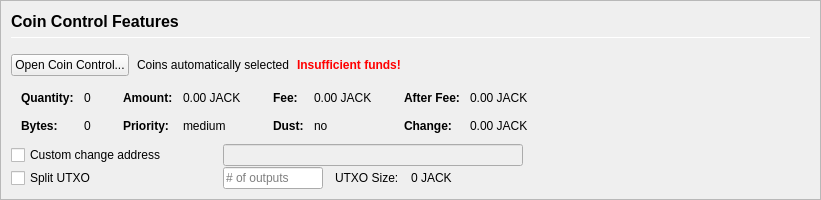
         <widget class="QFrame" name="frameCoinControl">
          <property name="sizePolicy">
           <sizepolicy hsizetype="Expanding" vsizetype="Expanding">
            <horstretch>0</horstretch>
            <verstretch>0</verstretch>
           </sizepolicy>
          </property>
          <property name="maximumSize">
           <size>
            <width>16777215</width>
            <height>16777215</height>
           </size>
          </property>
          <property name="frameShape">
           <enum>QFrame::StyledPanel</enum>
          </property>
          <property name="frameShadow">
           <enum>QFrame::Sunken</enum>
          </property>
          <layout class="QVBoxLayout" name="verticalLayoutCoinControl2">
           <property name="spacing">
            <number>0</number>
           </property>
           <property name="margin">
            <number>0</number>
           </property>
           <item>
            <widget class="QFrame" name="frameCoinControl_BG">
             <layout class="QVBoxLayout" name="verticalLayoutCoinControl" stretch="0,0,0,0,0,0">
              <property name="spacing">
               <number>1</number>
              </property>
              <property name="leftMargin">
               <number>10</number>
              </property>
              <property name="topMargin">
               <number>10</number>
              </property>
              <item>
               <layout class="QHBoxLayout" name="horizontalLayoutCoinControl1">
                <property name="bottomMargin">
                 <number>15</number>
                </property>
                <item>
                 <layout class="QVBoxLayout" name="verticalLayout_3">
                  <property name="spacing">
                   <number>6</number>
                  </property>
                  <item>
                   <widget class="QLabel" name="labelCoinControlFeatures">
                    <property name="sizePolicy">
                     <sizepolicy hsizetype="Preferred" vsizetype="Maximum">
                      <horstretch>0</horstretch>
                      <verstretch>0</verstretch>
                     </sizepolicy>
                    </property>
                    <property name="minimumSize">
                     <size>
                      <width>0</width>
                      <height>20</height>
                     </size>
                    </property>
                    <property name="font">
                     <font>
                      <pointsize>12</pointsize>
                      <weight>75</weight>
                      <bold>true</bold>
                     </font>
                    </property>
                    <property name="styleSheet">
                     <string notr="true">font-weight:bold;</string>
                    </property>
                    <property name="text">
                     <string>Coin Control Features</string>
                    </property>
                   </widget>
                  </item>
                  <item>
                   <widget class="Line" name="line">
                    <property name="minimumSize">
                     <size>
                      <width>0</width>
                      <height>1</height>
                     </size>
                    </property>
                    <property name="maximumSize">
                     <size>
                      <width>16777215</width>
                      <height>1</height>
                     </size>
                    </property>
                    <property name="orientation">
                     <enum>Qt::Horizontal</enum>
                    </property>
                   </widget>
                  </item>
                 </layout>
                </item>
               </layout>
              </item>
              <item>
               <layout class="QHBoxLayout" name="horizontalLayoutCoinControl2" stretch="0,0,0,0">
                <property name="spacing">
                 <number>8</number>
                </property>
                <property name="bottomMargin">
                 <number>10</number>
                </property>
                <item>
                 <widget class="QPushButton" name="pushButtonCoinControl">
                  <property name="styleSheet">
                   <string notr="true"/>
                  </property>
                  <property name="text">
                   <string>Open Coin Control...</string>
                  </property>
                  <property name="autoDefault">
                   <bool>false</bool>
                  </property>
                 </widget>
                </item>
                <item>
                 <widget class="QLabel" name="labelCoinControlAutomaticallySelected">
                  <property name="text">
                   <string>Coins automatically selected</string>
                  </property>
                  <property name="margin">
                   <number>5</number>
                  </property>
                 </widget>
                </item>
                <item>
                 <widget class="QLabel" name="labelCoinControlInsuffFunds">
                  <property name="font">
                   <font>
                    <weight>75</weight>
                    <bold>true</bold>
                   </font>
                  </property>
                  <property name="styleSheet">
                   <string notr="true">color:red;font-weight:bold;</string>
                  </property>
                  <property name="text">
                   <string>Insufficient funds!</string>
                  </property>
                  <property name="margin">
                   <number>5</number>
                  </property>
                 </widget>
                </item>
                <item>
                 <spacer name="horizontalSpacerCoinControl">
                  <property name="orientation">
                   <enum>Qt::Horizontal</enum>
                  </property>
                  <property name="sizeHint" stdset="0">
                   <size>
                    <width>40</width>
                    <height>1</height>
                   </size>
                  </property>
                 </spacer>
                </item>
               </layout>
              </item>
              <item>
               <widget class="QWidget" name="widgetCoinControl" native="true">
                <property name="sizePolicy">
                 <sizepolicy hsizetype="Preferred" vsizetype="Preferred">
                  <horstretch>0</horstretch>
                  <verstretch>0</verstretch>
                 </sizepolicy>
                </property>
                <property name="minimumSize">
                 <size>
                  <width>0</width>
                  <height>0</height>
                 </size>
                </property>
                <property name="styleSheet">
                 <string notr="true"/>
                </property>
                <layout class="QHBoxLayout" name="horizontalLayoutCoinControl5">
                 <property name="margin">
                  <number>0</number>
                 </property>
                 <item>
                  <layout class="QHBoxLayout" name="horizontalLayoutCoinControl3" stretch="0,0,0,1">
                   <property name="spacing">
                    <number>20</number>
                   </property>
                   <property name="topMargin">
                    <number>0</number>
                   </property>
                   <property name="bottomMargin">
                    <number>10</number>
                   </property>
                   <item>
                    <layout class="QFormLayout" name="formLayoutCoinControl1">
                     <property name="horizontalSpacing">
                      <number>10</number>
                     </property>
                     <property name="verticalSpacing">
                      <number>14</number>
                     </property>
                     <property name="leftMargin">
                      <number>10</number>
                     </property>
                     <property name="topMargin">
                      <number>4</number>
                     </property>
                     <property name="rightMargin">
                      <number>6</number>
                     </property>
                     <item row="0" column="0">
                      <widget class="QLabel" name="labelCoinControlQuantityText">
                       <property name="font">
                        <font>
                         <weight>75</weight>
                         <bold>true</bold>
                        </font>
                       </property>
                       <property name="text">
                        <string>Quantity:</string>
                       </property>
                       <property name="margin">
                        <number>0</number>
                       </property>
                      </widget>
                     </item>
                     <item row="0" column="1">
                      <widget class="QLabel" name="labelCoinControlQuantity">
                       <property name="cursor">
                        <cursorShape>IBeamCursor</cursorShape>
                       </property>
                       <property name="contextMenuPolicy">
                        <enum>Qt::ActionsContextMenu</enum>
                       </property>
                       <property name="text">
                        <string notr="true">0</string>
                       </property>
                       <property name="margin">
                        <number>0</number>
                       </property>
                       <property name="textInteractionFlags">
                        <set>Qt::LinksAccessibleByMouse|Qt::TextSelectableByKeyboard|Qt::TextSelectableByMouse</set>
                       </property>
                      </widget>
                     </item>
                     <item row="1" column="0">
                      <widget class="QLabel" name="labelCoinControlBytesText">
                       <property name="font">
                        <font>
                         <weight>75</weight>
                         <bold>true</bold>
                        </font>
                       </property>
                       <property name="text">
                        <string>Bytes:</string>
                       </property>
                      </widget>
                     </item>
                     <item row="1" column="1">
                      <widget class="QLabel" name="labelCoinControlBytes">
                       <property name="cursor">
                        <cursorShape>IBeamCursor</cursorShape>
                       </property>
                       <property name="contextMenuPolicy">
                        <enum>Qt::ActionsContextMenu</enum>
                       </property>
                       <property name="text">
                        <string notr="true">0</string>
                       </property>
                       <property name="textInteractionFlags">
                        <set>Qt::LinksAccessibleByMouse|Qt::TextSelectableByKeyboard|Qt::TextSelectableByMouse</set>
                       </property>
                      </widget>
                     </item>
                    </layout>
                   </item>
                   <item>
                    <layout class="QFormLayout" name="formLayoutCoinControl2">
                     <property name="horizontalSpacing">
                      <number>10</number>
                     </property>
                     <property name="verticalSpacing">
                      <number>14</number>
                     </property>
                     <property name="leftMargin">
                      <number>6</number>
                     </property>
                     <property name="topMargin">
                      <number>4</number>
                     </property>
                     <property name="rightMargin">
                      <number>6</number>
                     </property>
                     <item row="0" column="0">
                      <widget class="QLabel" name="labelCoinControlAmountText">
                       <property name="font">
                        <font>
                         <weight>75</weight>
                         <bold>true</bold>
                        </font>
                       </property>
                       <property name="text">
                        <string>Amount:</string>
                       </property>
                       <property name="margin">
                        <number>0</number>
                       </property>
                      </widget>
                     </item>
                     <item row="0" column="1">
                      <widget class="QLabel" name="labelCoinControlAmount">
                       <property name="cursor">
                        <cursorShape>IBeamCursor</cursorShape>
                       </property>
                       <property name="contextMenuPolicy">
                        <enum>Qt::ActionsContextMenu</enum>
                       </property>
                       <property name="text">
                        <string notr="true">0.00 JACK</string>
                       </property>
                       <property name="textInteractionFlags">
                        <set>Qt::LinksAccessibleByMouse|Qt::TextSelectableByKeyboard|Qt::TextSelectableByMouse</set>
                       </property>
                      </widget>
                     </item>
                     <item row="1" column="0">
                      <widget class="QLabel" name="labelCoinControlPriorityText">
                       <property name="font">
                        <font>
                         <weight>75</weight>
                         <bold>true</bold>
                        </font>
                       </property>
                       <property name="text">
                        <string>Priority:</string>
                       </property>
                      </widget>
                     </item>
                     <item row="1" column="1">
                      <widget class="QLabel" name="labelCoinControlPriority">
                       <property name="cursor">
                        <cursorShape>IBeamCursor</cursorShape>
                       </property>
                       <property name="contextMenuPolicy">
                        <enum>Qt::ActionsContextMenu</enum>
                       </property>
                       <property name="text">
                        <string>medium</string>
                       </property>
                       <property name="textInteractionFlags">
                        <set>Qt::LinksAccessibleByMouse|Qt::TextSelectableByKeyboard|Qt::TextSelectableByMouse</set>
                       </property>
                      </widget>
                     </item>
                    </layout>
                   </item>
                   <item>
                    <layout class="QFormLayout" name="formLayoutCoinControl3">
                     <property name="horizontalSpacing">
                      <number>10</number>
                     </property>
                     <property name="verticalSpacing">
                      <number>14</number>
                     </property>
                     <property name="leftMargin">
                      <number>6</number>
                     </property>
                     <property name="topMargin">
                      <number>4</number>
                     </property>
                     <property name="rightMargin">
                      <number>6</number>
                     </property>
                     <item row="0" column="0">
                      <widget class="QLabel" name="labelCoinControlFeeText">
                       <property name="font">
                        <font>
                         <weight>75</weight>
                         <bold>true</bold>
                        </font>
                       </property>
                       <property name="text">
                        <string>Fee:</string>
                       </property>
                       <property name="margin">
                        <number>0</number>
                       </property>
                      </widget>
                     </item>
                     <item row="0" column="1">
                      <widget class="QLabel" name="labelCoinControlFee">
                       <property name="cursor">
                        <cursorShape>IBeamCursor</cursorShape>
                       </property>
                       <property name="contextMenuPolicy">
                        <enum>Qt::ActionsContextMenu</enum>
                       </property>
                       <property name="text">
                        <string notr="true">0.00 JACK</string>
                       </property>
                       <property name="textInteractionFlags">
                        <set>Qt::LinksAccessibleByMouse|Qt::TextSelectableByKeyboard|Qt::TextSelectableByMouse</set>
                       </property>
                      </widget>
                     </item>
                     <item row="1" column="0">
                      <widget class="QLabel" name="labelCoinControlLowOutputText">
                       <property name="font">
                        <font>
                         <weight>75</weight>
                         <bold>true</bold>
                        </font>
                       </property>
                       <property name="text">
                        <string>Dust:</string>
                       </property>
                      </widget>
                     </item>
                     <item row="1" column="1">
                      <widget class="QLabel" name="labelCoinControlLowOutput">
                       <property name="cursor">
                        <cursorShape>IBeamCursor</cursorShape>
                       </property>
                       <property name="contextMenuPolicy">
                        <enum>Qt::ActionsContextMenu</enum>
                       </property>
                       <property name="text">
                        <string>no</string>
                       </property>
                       <property name="textInteractionFlags">
                        <set>Qt::LinksAccessibleByMouse|Qt::TextSelectableByKeyboard|Qt::TextSelectableByMouse</set>
                       </property>
                      </widget>
                     </item>
                    </layout>
                   </item>
                   <item>
                    <layout class="QFormLayout" name="formLayoutCoinControl4">
                     <property name="horizontalSpacing">
                      <number>10</number>
                     </property>
                     <property name="verticalSpacing">
                      <number>14</number>
                     </property>
                     <property name="leftMargin">
                      <number>6</number>
                     </property>
                     <property name="topMargin">
                      <number>4</number>
                     </property>
                     <property name="rightMargin">
                      <number>6</number>
                     </property>
                     <item row="0" column="0">
                      <widget class="QLabel" name="labelCoinControlAfterFeeText">
                       <property name="font">
                        <font>
                         <weight>75</weight>
                         <bold>true</bold>
                        </font>
                       </property>
                       <property name="text">
                        <string>After Fee:</string>
                       </property>
                       <property name="margin">
                        <number>0</number>
                       </property>
                      </widget>
                     </item>
                     <item row="0" column="1">
                      <widget class="QLabel" name="labelCoinControlAfterFee">
                       <property name="cursor">
                        <cursorShape>IBeamCursor</cursorShape>
                       </property>
                       <property name="contextMenuPolicy">
                        <enum>Qt::ActionsContextMenu</enum>
                       </property>
                       <property name="text">
                        <string notr="true">0.00 JACK</string>
                       </property>
                       <property name="textInteractionFlags">
                        <set>Qt::LinksAccessibleByMouse|Qt::TextSelectableByKeyboard|Qt::TextSelectableByMouse</set>
                       </property>
                      </widget>
                     </item>
                     <item row="1" column="0">
                      <widget class="QLabel" name="labelCoinControlChangeText">
                       <property name="font">
                        <font>
                         <weight>75</weight>
                         <bold>true</bold>
                        </font>
                       </property>
                       <property name="text">
                        <string>Change:</string>
                       </property>
                      </widget>
                     </item>
                     <item row="1" column="1">
                      <widget class="QLabel" name="labelCoinControlChange">
                       <property name="cursor">
                        <cursorShape>IBeamCursor</cursorShape>
                       </property>
                       <property name="contextMenuPolicy">
                        <enum>Qt::ActionsContextMenu</enum>
                       </property>
                       <property name="text">
                        <string notr="true">0.00 JACK</string>
                       </property>
                       <property name="textInteractionFlags">
                        <set>Qt::LinksAccessibleByMouse|Qt::TextSelectableByKeyboard|Qt::TextSelectableByMouse</set>
                       </property>
                      </widget>
                     </item>
                    </layout>
                   </item>
                  </layout>
                 </item>
                </layout>
               </widget>
              </item>
              <item>
               <layout class="QHBoxLayout" name="horizontalLayoutCoinControl4">
                <property name="spacing">
                 <number>12</number>
                </property>
                <property name="sizeConstraint">
                 <enum>QLayout::SetDefaultConstraint</enum>
                </property>
                <property name="topMargin">
                 <number>0</number>
                </property>
                <property name="rightMargin">
                 <number>0</number>
                </property>
                <item>
                 <widget class="QCheckBox" name="checkBoxCoinControlChange">
                  <property name="sizePolicy">
                   <sizepolicy hsizetype="Preferred" vsizetype="Preferred">
                    <horstretch>0</horstretch>
                    <verstretch>0</verstretch>
                   </sizepolicy>
                  </property>
                  <property name="minimumSize">
                   <size>
                    <width>200</width>
                    <height>0</height>
                   </size>
                  </property>
                  <property name="maximumSize">
                   <size>
                    <width>200</width>
                    <height>16777215</height>
                   </size>
                  </property>
                  <property name="toolTip">
                   <string>If this is activated, but the change address is empty or invalid, change will be sent to a newly generated address.</string>
                  </property>
                  <property name="text">
                   <string>Custom change address</string>
                  </property>
                 </widget>
                </item>
                <item>
                 <widget class="QValidatedLineEdit" name="lineEditCoinControlChange">
                  <property name="enabled">
                   <bool>false</bool>
                  </property>
                  <property name="sizePolicy">
                   <sizepolicy hsizetype="Preferred" vsizetype="Preferred">
                    <horstretch>0</horstretch>
                    <verstretch>0</verstretch>
                   </sizepolicy>
                  </property>
                  <property name="minimumSize">
                   <size>
                    <width>300</width>
                    <height>0</height>
                   </size>
                  </property>
                 </widget>
                </item>
                <item>
                 <widget class="QLabel" name="labelCoinControlChangeLabel">
                  <property name="sizePolicy">
                   <sizepolicy hsizetype="Preferred" vsizetype="Preferred">
                    <horstretch>0</horstretch>
                    <verstretch>0</verstretch>
                   </sizepolicy>
                  </property>
                  <property name="minimumSize">
                   <size>
                    <width>100</width>
                    <height>0</height>
                   </size>
                  </property>
                  <property name="text">
                   <string/>
                  </property>
                  <property name="margin">
                   <number>3</number>
                  </property>
                 </widget>
                </item>
               </layout>
              </item>
              <item>
               <layout class="QHBoxLayout" name="horizontalLayoutCoinControl6">
                <property name="spacing">
                 <number>12</number>
                </property>
                <property name="rightMargin">
                 <number>0</number>
                </property>
                <item>
                 <widget class="QCheckBox" name="splitBlockCheckBox">
                  <property name="sizePolicy">
                   <sizepolicy hsizetype="Preferred" vsizetype="Preferred">
                    <horstretch>0</horstretch>
                    <verstretch>0</verstretch>
                   </sizepolicy>
                  </property>
                  <property name="minimumSize">
                   <size>
                    <width>200</width>
                    <height>0</height>
                   </size>
                  </property>
                  <property name="maximumSize">
                   <size>
                    <width>200</width>
                    <height>16777215</height>
                   </size>
                  </property>
                  <property name="text">
                   <string>Split UTXO</string>
                  </property>
                 </widget>
                </item>
                <item>
                 <widget class="QLineEdit" name="splitBlockLineEdit">
                  <property name="sizePolicy">
                   <sizepolicy hsizetype="Preferred" vsizetype="Preferred">
                    <horstretch>50</horstretch>
                    <verstretch>0</verstretch>
                   </sizepolicy>
                  </property>
                  <property name="minimumSize">
                   <size>
                    <width>100</width>
                    <height>0</height>
                   </size>
                  </property>
                  <property name="maximumSize">
                   <size>
                    <width>100</width>
                    <height>16777215</height>
                   </size>
                  </property>
                  <property name="placeholderText">
                   <string># of outputs</string>
                  </property>
                 </widget>
                </item>
                <item>
                 <widget class="QLabel" name="labelBlockSizeText">
                  <property name="text">
                   <string>UTXO Size:</string>
                  </property>
                 </widget>
                </item>
                <item>
                 <widget class="QLabel" name="labelBlockSize">
                  <property name="text">
                   <string>0 JACK</string>
                  </property>
                 </widget>
                </item>
                <item>
                 <spacer name="horizontalSpacer_7">
                  <property name="orientation">
                   <enum>Qt::Horizontal</enum>
                  </property>
                  <property name="sizeHint" stdset="0">
                   <size>
                    <width>40</width>
                    <height>20</height>
                   </size>
                  </property>
                 </spacer>
                </item>
               </layout>
              </item>
              <item>
               <spacer name="verticalSpacerCoinControl">
                <property name="orientation">
                 <enum>Qt::Vertical</enum>
                </property>
                <property name="sizeHint" stdset="0">
                 <size>
                  <width>800</width>
                  <height>1</height>
                 </size>
                </property>
               </spacer>
              </item>
             </layout>
            </widget>
           </item>
          </layout>
         </widget>
